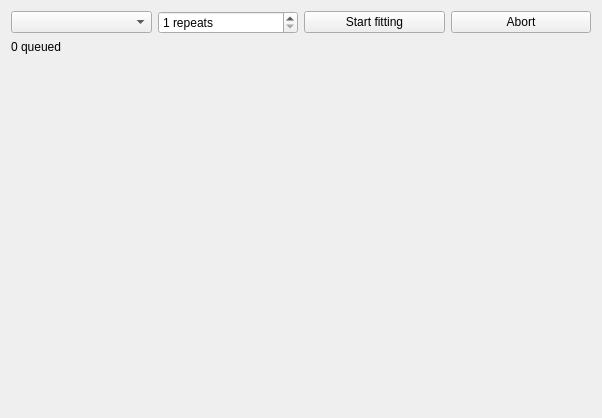
<?xml version="1.0" encoding="UTF-8"?>
<ui version="4.0">
 <class>GAFitterWidget</class>
 <widget class="QWidget" name="GAFitterWidget">
  <property name="geometry">
   <rect>
    <x>0</x>
    <y>0</y>
    <width>602</width>
    <height>418</height>
   </rect>
  </property>
  <property name="windowTitle">
   <string>GA fitting</string>
  </property>
  <layout class="QGridLayout" name="gridLayout">
   <item row="0" column="2">
    <widget class="QPushButton" name="start">
     <property name="text">
      <string>Start fitting</string>
     </property>
    </widget>
   </item>
   <item row="0" column="3">
    <widget class="QPushButton" name="abort">
     <property name="text">
      <string>Abort</string>
     </property>
    </widget>
   </item>
   <item row="0" column="0">
    <widget class="QComboBox" name="decks"/>
   </item>
   <item row="2" column="0" colspan="4">
    <widget class="ParameterFitPlotter" name="params_plotter" native="true"/>
   </item>
   <item row="0" column="1">
    <widget class="QSpinBox" name="repeats">
     <property name="suffix">
      <string> repeats</string>
     </property>
     <property name="minimum">
      <number>1</number>
     </property>
    </widget>
   </item>
   <item row="1" column="0">
    <widget class="QLabel" name="label_queued">
     <property name="sizePolicy">
      <sizepolicy hsizetype="Preferred" vsizetype="Maximum">
       <horstretch>0</horstretch>
       <verstretch>0</verstretch>
      </sizepolicy>
     </property>
     <property name="text">
      <string>0 queued</string>
     </property>
    </widget>
   </item>
   <item row="1" column="1">
    <widget class="QLabel" name="label_epoch">
     <property name="sizePolicy">
      <sizepolicy hsizetype="Preferred" vsizetype="Maximum">
       <horstretch>0</horstretch>
       <verstretch>0</verstretch>
      </sizepolicy>
     </property>
     <property name="text">
      <string/>
     </property>
    </widget>
   </item>
  </layout>
 </widget>
 <customwidgets>
  <customwidget>
   <class>ParameterFitPlotter</class>
   <extends>QWidget</extends>
   <header>parameterfitplotter.h</header>
   <container>1</container>
  </customwidget>
 </customwidgets>
 <resources/>
 <connections/>
</ui>
